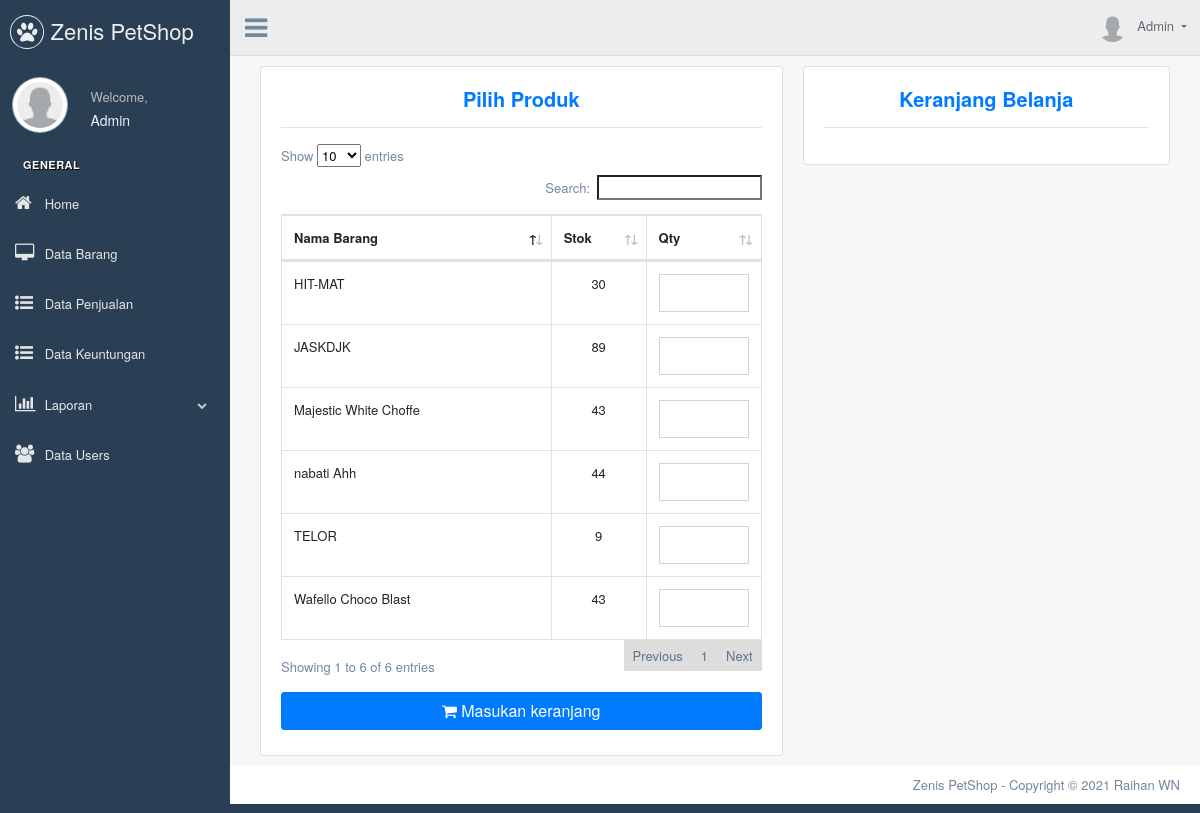
The app's page /index.php?menu=input_penjualan&id=1 (signed in) with its own data.
### tables this page shows
CREATE TABLE `users` (
  `id` int(4) NOT NULL,
  `username` varchar(20) NOT NULL,
  `password` varchar(255) NOT NULL,
  `title` varchar(20) NOT NULL,
  `img` varchar(50) DEFAULT NULL
);

CREATE TABLE `barang` (
  `id_barang` int(11) NOT NULL,
  `nama_barang` varchar(50) NOT NULL,
  `harga_beli_barang` int(11) NOT NULL,
  `harga_jual` int(11) NOT NULL,
  `jumlah_stok` int(11) NOT NULL,
  `tgl_beli` date DEFAULT NULL,
  `expired` date DEFAULT NULL
);

### views/input_penjualan.php (the view, shortened to what this page needs)
<div class="col-md-7">
  <div class="card">
    <div class="card-body">
      <div class="row">
        <div class="col-md-12 text-center">
          <h5 class="font-weight-bold text-primary">Pilih Produk</h5>
          <hr>
        </div>
      </div>
      <form action="" method="post">
        <div class="row">
          <div class="col-sm-12">
            <div class="table-responsive">
              <table id="datatable" class="table table-bordered" cellspacing="0">
                <thead>
                  <tr>
                    <th>Nama Barang</th>
                    <th>Stok</th>
                    <th>Qty</th>
                  </tr>
                </thead>
                <tbody>
                  <?php
                  $qry1 = mysqli_query($koneksi, "select * from barang WHERE jumlah_stok>0");
                  while ($col1 = mysqli_fetch_array($qry1)) {
                    if ($_GET['id'] != "1") {
                      $qry2 = mysqli_query($koneksi, "SELECT * FROM transaksi_penjualan WHERE id_struk='" . $_GET['id'] . "' AND id_barang='" . $col1['id_barang'] . "'");
                      $cek = mysqli_fetch_array($qry2);
                      if ($cek == null) {
                  ?>
                        <tr>
                          <td><?php echo $col1['nama_barang'] ?></td>
                          <td class="text-center" width="70px"><?= $col1['jumlah_stok'] ?></td>
                          <td class="form-group" width="90px">
                            <input type="text" name="qty[]" class="form-control">
                            <input type="text" name="id_barang[]" hidden class="form-control" value="<?= $col1['id_barang'] ?>">
                          </td>
                        </tr>
                      <?php
                      }
                    } else {
                      ?>
                      <tr>
                        <td><?= $col1['nama_barang'] ?></td>
                        <td class="text-center" width="70px"><?= $col1['jumlah_stok'] ?></td>
                        <td class="form-group" width="90px">
                          <input type="text" name="qty[]" class="form-control">
                        </td>
                      </tr>
                  <?php
                    }
                  } ?>
                </tbody>
              </table>
            </div>
          </div>
        </div>
        <div class="row mt-3">
          <div class="col-md-12">
            <button type="submit" name="simpan1" class="btn btn-primary btn-block"><span class="text"><i class="fa fa-shopping-cart fa-sm"></i> Masukan keranjang</span></button>
          </div>
        </div>
      </form>
    </div>
  </div>
</div>
<div class="col-md-5">
  <div class="card">
    <div class="card-body">
      <div class="row">
        <div class="col-md-12 text-center">
          <h5 class="font-weight-bold text-primary">Keranjang Belanja</h5>
          <hr>
        </div>
      </div>
    </div>
  </div>
</div>

### index.php (shortened to what this page needs)
<?php
if (!isset($_SESSION['user'])) {
  header('location:login.php');
} else {
  $username = $_SESSION['user'];
}
$koneksi = mysqli_connect("localhost", "root", "", "stok");
$qe1 = mysqli_query($koneksi, "SELECT * FROM users WHERE username='$username'");
$qe2 = mysqli_fetch_array($qe1);
?>
<!DOCTYPE html>
<html lang="en">
<head>
  <link href="vendors/bootstrap/dist/css/bootstrap.min.css" rel="stylesheet">
  <link href="vendors/font-awesome/css/font-awesome.min.css" rel="stylesheet">
  <link href="vendors/datatables/datatables.min.css" rel="stylesheet">
  <link href="build/css/custom.min.css" rel="stylesheet">
</head>
<body class="nav-md">
  <div class="container body">
    <div class="main_container">
      <div class="col-md-3 left_col menu_fixed">
        <div class="left_col scroll-view">
          <div class="navbar nav_title" style="border: 0;">
            <a href="index.html" class="site_title"><i class="fa fa-paw"></i> <span>Zenis PetShop</span></a>
          </div>
          <div class="profile clearfix">
            <div class="profile_pic">
              <img src="img/<?= $qe2['img'] ?>" class="img-circle profile_img">
            </div>
            <div class="profile_info">
              <span>Welcome,</span>
              <h2><?= $qe2['title'] ?></h2>
            </div>
          </div>
          <br />
          <div id="sidebar-menu" class="main_menu_side hidden-print main_menu">
            <div class="menu_section">
              <h3>General</h3>
              <ul class="nav side-menu">
                <li>
                  <a href="?menu=home"><i class="fa fa-home"></i> Home</a>
                </li>
                <li><a href="?menu=data_barang"><i class="fa fa-desktop"></i> Data Barang </a></li>
                <li><a href="?menu=data_penjualan"><i class="fa fa-list-ul"></i> Data Penjualan </a></li>
                <li><a href="?menu=data_keuntungan"><i class="fa fa-list-ul"></i> Data Keuntungan</a></li>
                <li><a><i class="fa fa-bar-chart"></i> Laporan <span class="fa fa-chevron-down"></span></a>
                </li>
                <li><a href="?menu=data_users"><i class="fa fa-users"></i> Data Users </a></li>
              </ul>
            </div>
          </div>
        </div>
      </div>
      <div class="top_nav">
        <div class="nav_menu">
          <div class="nav navbar-nav toggle">
            <a id="menu_toggle"><i class="fa fa-bars"></i></a>
          </div>
          <nav class="nav navbar-nav">
            <ul class=" navbar-right">
              <li class="nav-item dropdown open" style="padding-left: 15px;">
                <a href="javascript:;" class="user-profile dropdown-toggle" aria-haspopup="true" id="navbarDropdown" data-toggle="dropdown" aria-expanded="false">
                  <img src="img/<?= $qe2['img'] ?>" alt=""><?= $qe2['title'] ?>
                </a>
              </li>
            </ul>
          </nav>
        </div>
      </div>
      <div class="right_col" role="main">
        <div class="">
          <div class="row">
            <div class="col-md-12 col-sm-12  ">
              <?php include "helpers/tanggal.php";
              if (isset($_GET["menu"])) {
                include_once('views/' . $_GET["menu"] . ".php");
              } else {
                include "views/home.php";
              }
              ?>
            </div>
          </div>
        </div>
      </div>
      <footer>
        <div class="pull-right">
          Zenis PetShop - Copyright © 2021 Raihan WN
        </div>
        <div class="clearfix"></div>
      </footer>
    </div>
  </div>
</body>
</html>

### records on screen
users: img (placeholder picture), title "Admin"
barang: nama_barang "Wafello Choco Blast", jumlah_stok "43"
barang: nama_barang "Majestic White Choffe", jumlah_stok "43"
barang: nama_barang "HIT-MAT", jumlah_stok "30"
barang: nama_barang "nabati Ahh", jumlah_stok "44"
barang: nama_barang "TELOR", jumlah_stok "9"
barang: nama_barang "JASKDJK", jumlah_stok "89"
